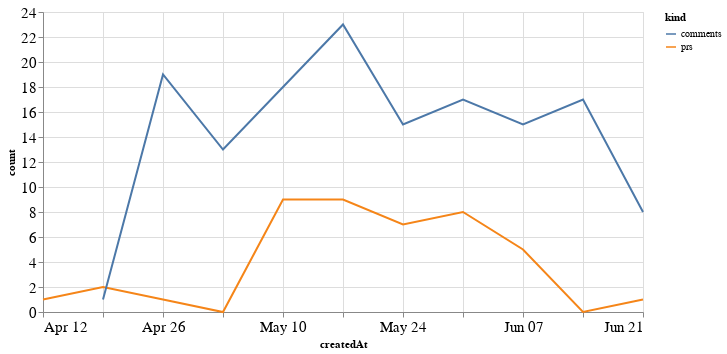

This figure's notebook cell:
### Code cell
alt.Chart(total_time, width=600).mark_line().encode(
    x='createdAt',
    y='count',
    color='kind'
)

### Figure 1 — Vega-Lite specification as saved in the notebook (floating-point values rounded to 4 significant figures)
{"config": {"axisLeft": {"labelFontSize": 15}, "axisBottom": {"labelFontSize": 15}}, "data": {"name": "data-22a958b750acd0520a47a8654ad22daf"}, "mark": "line", "encoding": {"color": {"type": "nominal", "field": "kind"}, "x": {"type": "temporal", "field": "createdAt"}, "y": {"type": "quantitative", "field": "count"}}, "width": 600, "$schema": "https://vega.github.io/schema/vega-lite/v4.8.1.json", "datasets": {"data-22a958b750acd0520a47a8654ad22daf": [{"createdAt": "2020-04-12T00:00:00", "kind": "prs", "count": 1.0}, {"createdAt": "2020-04-19T00:00:00", "kind": "prs", "count": 2.0}, {"createdAt": "2020-04-26T00:00:00", "kind": "prs", "count": 1.0}, {"createdAt": "2020-05-03T00:00:00", "kind": "prs", "count": 0.0}, {"createdAt": "2020-05-10T00:00:00", "kind": "prs", "count": 9.0}, {"createdAt": "2020-05-17T00:00:00", "kind": "prs", "count": 9.0}, {"createdAt": "2020-05-24T00:00:00", "kind": "prs", "count": 7.0}, {"createdAt": "2020-05-31T00:00:00", "kind": "prs", "count": 8.0}, {"createdAt": "2020-06-07T00:00:00", "kind": "prs", "count": 5.0}, {"createdAt": "2020-06-14T00:00:00", "kind": "prs", "count": 0.0}, {"createdAt": "2020-06-21T00:00:00", "kind": "prs", "count": 1.0}, {"createdAt": "2020-04-12T00:00:00", "kind": "comments", "count": null}, {"createdAt": "2020-04-19T00:00:00", "kind": "comments", "count": 1.0}, {"createdAt": "2020-04-26T00:00:00", "kind": "comments", "count": 19.0}, {"createdAt": "2020-05-03T00:00:00", "kind": "comments", "count": 13.0}, {"createdAt": "2020-05-10T00:00:00", "kind": "comments", "count": 18.0}, {"createdAt": "2020-05-17T00:00:00", "kind": "comments", "count": 23.0}, {"createdAt": "2020-05-24T00:00:00", "kind": "comments", "count": 15.0}, {"createdAt": "2020-05-31T00:00:00", "kind": "comments", "count": 17.0}, {"createdAt": "2020-06-07T00:00:00", "kind": "comments", "count": 15.0}, {"createdAt": "2020-06-14T00:00:00", "kind": "comments", "count": 17.0}, {"createdAt": "2020-06-21T00:00:00", "kind": "comments", "count": 8.0}]}}
